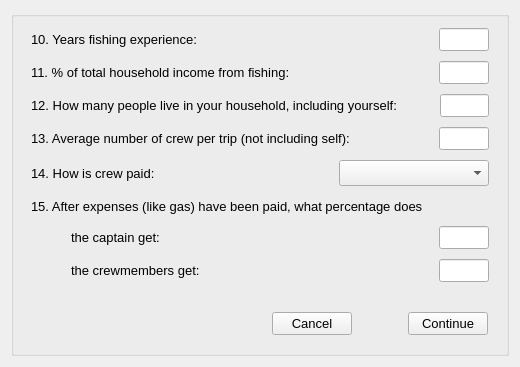
<ui version="4.0" >
 <class>AdditionalQuestions</class>
 <widget class="QWidget" name="AdditionalQuestions" >
  <property name="windowModality" >
   <enum>Qt::WindowModal</enum>
  </property>
  <property name="geometry" >
   <rect>
    <x>0</x>
    <y>0</y>
    <width>520</width>
    <height>367</height>
   </rect>
  </property>
  <property name="windowTitle" >
   <string>OpenOceanMap - Additional Questions</string>
  </property>
  <layout class="QHBoxLayout" name="horizontalLayout_3" >
   <item>
    <widget class="QGroupBox" name="groupBox_4" >
     <property name="font" >
      <font>
       <pointsize>11</pointsize>
      </font>
     </property>
     <property name="title" >
      <string/>
     </property>
     <layout class="QVBoxLayout" name="verticalLayout" >
      <item>
       <widget class="QWidget" native="1" name="widget_57" >
        <layout class="QVBoxLayout" name="verticalLayout_28" >
         <property name="spacing" >
          <number>4</number>
         </property>
         <property name="leftMargin" >
          <number>4</number>
         </property>
         <property name="topMargin" >
          <number>2</number>
         </property>
         <property name="rightMargin" >
          <number>4</number>
         </property>
         <property name="bottomMargin" >
          <number>2</number>
         </property>
         <item>
          <widget class="QWidget" native="1" name="widget_58" >
           <layout class="QHBoxLayout" name="horizontalLayout_37" >
            <property name="spacing" >
             <number>4</number>
            </property>
            <property name="leftMargin" >
             <number>4</number>
            </property>
            <property name="topMargin" >
             <number>0</number>
            </property>
            <property name="rightMargin" >
             <number>4</number>
            </property>
            <property name="bottomMargin" >
             <number>0</number>
            </property>
            <item>
             <widget class="QLabel" name="label_42" >
              <property name="font" >
               <font>
                <pointsize>10</pointsize>
               </font>
              </property>
              <property name="text" >
               <string>10. Years fishing experience:</string>
              </property>
             </widget>
            </item>
            <item>
             <spacer name="horizontalSpacer_3" >
              <property name="orientation" >
               <enum>Qt::Horizontal</enum>
              </property>
              <property name="sizeHint" stdset="0" >
               <size>
                <width>40</width>
                <height>20</height>
               </size>
              </property>
             </spacer>
            </item>
            <item>
             <widget class="QLineEdit" name="yrs_fishing_line" >
              <property name="maximumSize" >
               <size>
                <width>50</width>
                <height>16777215</height>
               </size>
              </property>
              <property name="font" >
               <font>
                <pointsize>10</pointsize>
               </font>
              </property>
             </widget>
            </item>
           </layout>
          </widget>
         </item>
        </layout>
       </widget>
      </item>
      <item>
       <widget class="QWidget" native="1" name="widget_65" >
        <layout class="QVBoxLayout" name="verticalLayout_32" >
         <property name="spacing" >
          <number>4</number>
         </property>
         <property name="leftMargin" >
          <number>4</number>
         </property>
         <property name="topMargin" >
          <number>2</number>
         </property>
         <property name="rightMargin" >
          <number>4</number>
         </property>
         <property name="bottomMargin" >
          <number>2</number>
         </property>
         <item>
          <widget class="QWidget" native="1" name="widget_66" >
           <layout class="QHBoxLayout" name="horizontalLayout_40" >
            <property name="spacing" >
             <number>4</number>
            </property>
            <property name="leftMargin" >
             <number>4</number>
            </property>
            <property name="topMargin" >
             <number>0</number>
            </property>
            <property name="rightMargin" >
             <number>4</number>
            </property>
            <property name="bottomMargin" >
             <number>0</number>
            </property>
            <item>
             <widget class="QLabel" name="label_46" >
              <property name="font" >
               <font>
                <pointsize>10</pointsize>
               </font>
              </property>
              <property name="text" >
               <string>11. % of total household income from fishing:</string>
              </property>
             </widget>
            </item>
            <item>
             <spacer name="horizontalSpacer_3" >
              <property name="orientation" >
               <enum>Qt::Horizontal</enum>
              </property>
              <property name="sizeHint" stdset="0" >
               <size>
                <width>40</width>
                <height>20</height>
               </size>
              </property>
             </spacer>
            </item>
            <item>
             <widget class="QLineEdit" name="pct_house_inc" >
              <property name="maximumSize" >
               <size>
                <width>50</width>
                <height>16777215</height>
               </size>
              </property>
              <property name="font" >
               <font>
                <pointsize>10</pointsize>
               </font>
              </property>
             </widget>
            </item>
           </layout>
          </widget>
         </item>
        </layout>
       </widget>
      </item>
      <item>
       <widget class="QWidget" native="1" name="widget_59" >
        <layout class="QVBoxLayout" name="verticalLayout_29" >
         <property name="spacing" >
          <number>4</number>
         </property>
         <property name="leftMargin" >
          <number>4</number>
         </property>
         <property name="topMargin" >
          <number>2</number>
         </property>
         <property name="rightMargin" >
          <number>4</number>
         </property>
         <property name="bottomMargin" >
          <number>2</number>
         </property>
         <item>
          <widget class="QWidget" native="1" name="widget_60" >
           <layout class="QHBoxLayout" name="horizontalLayout_38" >
            <property name="spacing" >
             <number>4</number>
            </property>
            <property name="leftMargin" >
             <number>4</number>
            </property>
            <property name="topMargin" >
             <number>0</number>
            </property>
            <property name="rightMargin" >
             <number>4</number>
            </property>
            <property name="bottomMargin" >
             <number>0</number>
            </property>
            <item>
             <widget class="QLabel" name="label_43" >
              <property name="font" >
               <font>
                <pointsize>10</pointsize>
               </font>
              </property>
              <property name="text" >
               <string>12. How many people live in your household, including yourself:</string>
              </property>
             </widget>
            </item>
            <item>
             <spacer name="horizontalSpacer_3" >
              <property name="orientation" >
               <enum>Qt::Horizontal</enum>
              </property>
              <property name="sizeHint" stdset="0" >
               <size>
                <width>40</width>
                <height>20</height>
               </size>
              </property>
             </spacer>
            </item>
            <item>
             <widget class="QLineEdit" name="num_dependents" >
              <property name="maximumSize" >
               <size>
                <width>50</width>
                <height>16777215</height>
               </size>
              </property>
              <property name="font" >
               <font>
                <pointsize>10</pointsize>
               </font>
              </property>
             </widget>
            </item>
           </layout>
          </widget>
         </item>
        </layout>
       </widget>
      </item>
      <item>
       <widget class="QWidget" native="1" name="widget_61" >
        <layout class="QVBoxLayout" name="verticalLayout_30" >
         <property name="spacing" >
          <number>4</number>
         </property>
         <property name="leftMargin" >
          <number>4</number>
         </property>
         <property name="topMargin" >
          <number>2</number>
         </property>
         <property name="rightMargin" >
          <number>4</number>
         </property>
         <property name="bottomMargin" >
          <number>2</number>
         </property>
         <item>
          <widget class="QWidget" native="1" name="widget_62" >
           <layout class="QHBoxLayout" name="horizontalLayout_39" >
            <property name="spacing" >
             <number>4</number>
            </property>
            <property name="leftMargin" >
             <number>4</number>
            </property>
            <property name="topMargin" >
             <number>0</number>
            </property>
            <property name="rightMargin" >
             <number>4</number>
            </property>
            <property name="bottomMargin" >
             <number>0</number>
            </property>
            <item>
             <widget class="QLabel" name="label_44" >
              <property name="font" >
               <font>
                <pointsize>10</pointsize>
               </font>
              </property>
              <property name="text" >
               <string>13. Average number of crew per trip (not including self):</string>
              </property>
             </widget>
            </item>
            <item>
             <spacer name="horizontalSpacer_3" >
              <property name="orientation" >
               <enum>Qt::Horizontal</enum>
              </property>
              <property name="sizeHint" stdset="0" >
               <size>
                <width>40</width>
                <height>20</height>
               </size>
              </property>
             </spacer>
            </item>
            <item>
             <widget class="QLineEdit" name="num_crew" >
              <property name="maximumSize" >
               <size>
                <width>50</width>
                <height>16777215</height>
               </size>
              </property>
              <property name="font" >
               <font>
                <pointsize>10</pointsize>
               </font>
              </property>
             </widget>
            </item>
           </layout>
          </widget>
         </item>
        </layout>
       </widget>
      </item>
      <item>
       <widget class="QWidget" native="1" name="widget_63" >
        <layout class="QVBoxLayout" name="verticalLayout_31" >
         <property name="spacing" >
          <number>4</number>
         </property>
         <property name="leftMargin" >
          <number>4</number>
         </property>
         <property name="topMargin" >
          <number>2</number>
         </property>
         <property name="rightMargin" >
          <number>4</number>
         </property>
         <property name="bottomMargin" >
          <number>2</number>
         </property>
         <item>
          <widget class="QWidget" native="1" name="widget_64" >
           <layout class="QHBoxLayout" name="horizontalLayout_2" >
            <property name="spacing" >
             <number>4</number>
            </property>
            <property name="leftMargin" >
             <number>4</number>
            </property>
            <property name="topMargin" >
             <number>0</number>
            </property>
            <property name="rightMargin" >
             <number>4</number>
            </property>
            <property name="bottomMargin" >
             <number>0</number>
            </property>
            <item>
             <widget class="QLabel" name="label_45" >
              <property name="font" >
               <font>
                <pointsize>10</pointsize>
               </font>
              </property>
              <property name="text" >
               <string>14. How is crew paid:</string>
              </property>
             </widget>
            </item>
            <item>
             <spacer name="horizontalSpacer_3" >
              <property name="orientation" >
               <enum>Qt::Horizontal</enum>
              </property>
              <property name="sizeHint" stdset="0" >
               <size>
                <width>40</width>
                <height>20</height>
               </size>
              </property>
             </spacer>
            </item>
            <item>
             <widget class="QComboBox" name="how_crew_paid" >
              <property name="minimumSize" >
               <size>
                <width>150</width>
                <height>0</height>
               </size>
              </property>
              <property name="maximumSize" >
               <size>
                <width>150</width>
                <height>16777215</height>
               </size>
              </property>
              <item>
               <property name="text" >
                <string/>
               </property>
              </item>
              <item>
               <property name="text" >
                <string>Salary</string>
               </property>
              </item>
              <item>
               <property name="text" >
                <string>Share of revenue</string>
               </property>
              </item>
              <item>
               <property name="text" >
                <string>Share of catch</string>
               </property>
              </item>
             </widget>
            </item>
           </layout>
          </widget>
         </item>
        </layout>
       </widget>
      </item>
      <item>
       <widget class="QWidget" native="1" name="widget_32" >
        <layout class="QVBoxLayout" name="verticalLayout_16" >
         <property name="spacing" >
          <number>4</number>
         </property>
         <property name="leftMargin" >
          <number>4</number>
         </property>
         <property name="topMargin" >
          <number>2</number>
         </property>
         <property name="rightMargin" >
          <number>4</number>
         </property>
         <property name="bottomMargin" >
          <number>2</number>
         </property>
         <item>
          <widget class="QWidget" native="1" name="widget_34" >
           <layout class="QHBoxLayout" name="horizontalLayout_25" >
            <property name="spacing" >
             <number>4</number>
            </property>
            <property name="leftMargin" >
             <number>4</number>
            </property>
            <property name="topMargin" >
             <number>0</number>
            </property>
            <property name="rightMargin" >
             <number>4</number>
            </property>
            <property name="bottomMargin" >
             <number>0</number>
            </property>
            <item>
             <widget class="QLabel" name="label_30" >
              <property name="font" >
               <font>
                <pointsize>10</pointsize>
               </font>
              </property>
              <property name="text" >
               <string>15. After expenses (like gas) have been paid, what percentage does</string>
              </property>
             </widget>
            </item>
            <item>
             <spacer name="horizontalSpacer_3" >
              <property name="orientation" >
               <enum>Qt::Horizontal</enum>
              </property>
              <property name="sizeHint" stdset="0" >
               <size>
                <width>40</width>
                <height>20</height>
               </size>
              </property>
             </spacer>
            </item>
           </layout>
          </widget>
         </item>
        </layout>
       </widget>
      </item>
      <item>
       <widget class="QWidget" native="1" name="widget_35" >
        <layout class="QVBoxLayout" name="verticalLayout_17" >
         <property name="spacing" >
          <number>4</number>
         </property>
         <property name="leftMargin" >
          <number>4</number>
         </property>
         <property name="topMargin" >
          <number>2</number>
         </property>
         <property name="rightMargin" >
          <number>4</number>
         </property>
         <property name="bottomMargin" >
          <number>2</number>
         </property>
         <item>
          <widget class="QWidget" native="1" name="widget_36" >
           <layout class="QHBoxLayout" name="horizontalLayout_26" >
            <property name="spacing" >
             <number>4</number>
            </property>
            <property name="leftMargin" >
             <number>4</number>
            </property>
            <property name="topMargin" >
             <number>0</number>
            </property>
            <property name="rightMargin" >
             <number>4</number>
            </property>
            <property name="bottomMargin" >
             <number>0</number>
            </property>
            <item>
             <spacer name="horizontalSpacer_2" >
              <property name="orientation" >
               <enum>Qt::Horizontal</enum>
              </property>
              <property name="sizeType" >
               <enum>QSizePolicy::Fixed</enum>
              </property>
              <property name="sizeHint" stdset="0" >
               <size>
                <width>40</width>
                <height>20</height>
               </size>
              </property>
             </spacer>
            </item>
            <item>
             <widget class="QLabel" name="label_31" >
              <property name="font" >
               <font>
                <pointsize>10</pointsize>
               </font>
              </property>
              <property name="text" >
               <string>the captain get:</string>
              </property>
             </widget>
            </item>
            <item>
             <spacer name="horizontalSpacer_3" >
              <property name="orientation" >
               <enum>Qt::Horizontal</enum>
              </property>
              <property name="sizeHint" stdset="0" >
               <size>
                <width>40</width>
                <height>20</height>
               </size>
              </property>
             </spacer>
            </item>
            <item>
             <widget class="QLineEdit" name="captain_shares" >
              <property name="maximumSize" >
               <size>
                <width>50</width>
                <height>16777215</height>
               </size>
              </property>
              <property name="font" >
               <font>
                <pointsize>10</pointsize>
               </font>
              </property>
             </widget>
            </item>
           </layout>
          </widget>
         </item>
        </layout>
       </widget>
      </item>
      <item>
       <widget class="QWidget" native="1" name="widget_24" >
        <layout class="QVBoxLayout" name="verticalLayout_14" >
         <property name="spacing" >
          <number>4</number>
         </property>
         <property name="leftMargin" >
          <number>4</number>
         </property>
         <property name="topMargin" >
          <number>2</number>
         </property>
         <property name="rightMargin" >
          <number>4</number>
         </property>
         <property name="bottomMargin" >
          <number>2</number>
         </property>
         <item>
          <widget class="QWidget" native="1" name="widget_26" >
           <layout class="QHBoxLayout" name="horizontalLayout_23" >
            <property name="spacing" >
             <number>4</number>
            </property>
            <property name="leftMargin" >
             <number>4</number>
            </property>
            <property name="topMargin" >
             <number>0</number>
            </property>
            <property name="rightMargin" >
             <number>4</number>
            </property>
            <property name="bottomMargin" >
             <number>0</number>
            </property>
            <item>
             <spacer name="horizontalSpacer_4" >
              <property name="orientation" >
               <enum>Qt::Horizontal</enum>
              </property>
              <property name="sizeType" >
               <enum>QSizePolicy::Fixed</enum>
              </property>
              <property name="sizeHint" stdset="0" >
               <size>
                <width>40</width>
                <height>20</height>
               </size>
              </property>
             </spacer>
            </item>
            <item>
             <widget class="QLabel" name="label_28" >
              <property name="font" >
               <font>
                <pointsize>10</pointsize>
               </font>
              </property>
              <property name="text" >
               <string>the crewmembers get:</string>
              </property>
             </widget>
            </item>
            <item>
             <spacer name="horizontalSpacer_3" >
              <property name="orientation" >
               <enum>Qt::Horizontal</enum>
              </property>
              <property name="sizeHint" stdset="0" >
               <size>
                <width>40</width>
                <height>20</height>
               </size>
              </property>
             </spacer>
            </item>
            <item>
             <widget class="QLineEdit" name="crew_shares" >
              <property name="maximumSize" >
               <size>
                <width>50</width>
                <height>16777215</height>
               </size>
              </property>
              <property name="font" >
               <font>
                <pointsize>10</pointsize>
               </font>
              </property>
             </widget>
            </item>
           </layout>
          </widget>
         </item>
        </layout>
       </widget>
      </item>
      <item>
       <spacer name="verticalSpacer_2" >
        <property name="orientation" >
         <enum>Qt::Vertical</enum>
        </property>
        <property name="sizeHint" stdset="0" >
         <size>
          <width>20</width>
          <height>40</height>
         </size>
        </property>
       </spacer>
      </item>
      <item>
       <widget class="QWidget" native="1" name="button_box" >
        <layout class="QHBoxLayout" name="horizontalLayout" >
         <item>
          <spacer>
           <property name="orientation" >
            <enum>Qt::Horizontal</enum>
           </property>
           <property name="sizeHint" stdset="0" >
            <size>
             <width>40</width>
             <height>20</height>
            </size>
           </property>
          </spacer>
         </item>
         <item>
          <widget class="QPushButton" name="pbnCancel" >
           <property name="font" >
            <font>
             <pointsize>10</pointsize>
            </font>
           </property>
           <property name="text" >
            <string>Cancel</string>
           </property>
          </widget>
         </item>
         <item>
          <spacer name="horizontalSpacer" >
           <property name="orientation" >
            <enum>Qt::Horizontal</enum>
           </property>
           <property name="sizeType" >
            <enum>QSizePolicy::Fixed</enum>
           </property>
           <property name="sizeHint" stdset="0" >
            <size>
             <width>50</width>
             <height>20</height>
            </size>
           </property>
          </spacer>
         </item>
         <item>
          <widget class="QPushButton" name="pbnFinished" >
           <property name="font" >
            <font>
             <pointsize>10</pointsize>
            </font>
           </property>
           <property name="text" >
            <string>Continue</string>
           </property>
          </widget>
         </item>
        </layout>
       </widget>
      </item>
     </layout>
    </widget>
   </item>
  </layout>
 </widget>
 <tabstops>
  <tabstop>yrs_fishing_line</tabstop>
  <tabstop>pct_house_inc</tabstop>
  <tabstop>num_dependents</tabstop>
  <tabstop>num_crew</tabstop>
  <tabstop>how_crew_paid</tabstop>
  <tabstop>captain_shares</tabstop>
  <tabstop>crew_shares</tabstop>
  <tabstop>pbnFinished</tabstop>
  <tabstop>pbnCancel</tabstop>
 </tabstops>
 <resources/>
 <connections/>
</ui>
